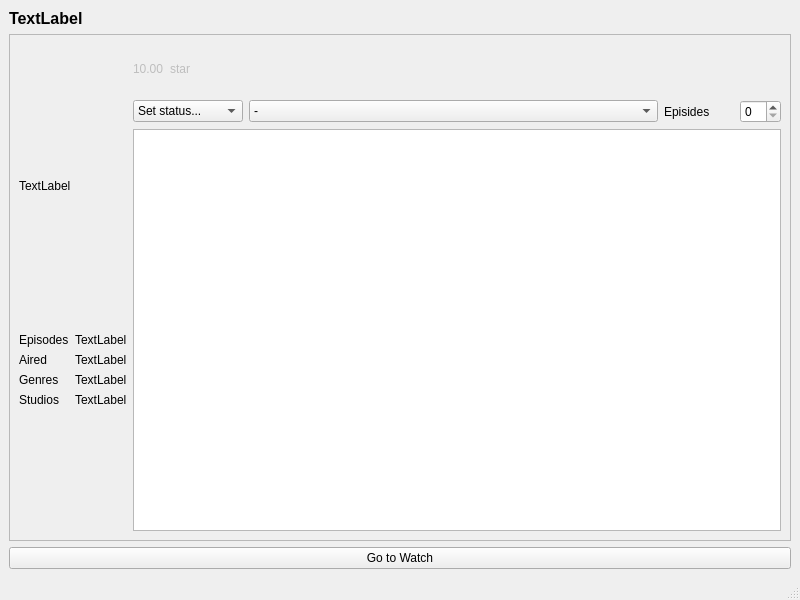
<?xml version="1.0" encoding="UTF-8"?>
<ui version="4.0">
 <class>TitleInfo</class>
 <widget class="QMainWindow" name="TitleInfo">
  <property name="geometry">
   <rect>
    <x>0</x>
    <y>0</y>
    <width>800</width>
    <height>600</height>
   </rect>
  </property>
  <property name="minimumSize">
   <size>
    <width>50</width>
    <height>0</height>
   </size>
  </property>
  <property name="windowTitle">
   <string>MainWindow</string>
  </property>
  <widget class="QWidget" name="centralwidget">
   <layout class="QGridLayout" name="gridLayout">
    <item row="1" column="0">
     <widget class="QScrollArea" name="scrollArea">
      <property name="widgetResizable">
       <bool>true</bool>
      </property>
      <widget class="QWidget" name="scrollAreaWidgetContents">
       <property name="geometry">
        <rect>
         <x>0</x>
         <y>0</y>
         <width>780</width>
         <height>480</height>
        </rect>
       </property>
       <layout class="QGridLayout" name="gridLayout_2">
        <item row="1" column="4">
         <widget class="QComboBox" name="scoreSelect">
          <property name="sizePolicy">
           <sizepolicy hsizetype="Expanding" vsizetype="Fixed">
            <horstretch>0</horstretch>
            <verstretch>0</verstretch>
           </sizepolicy>
          </property>
          <property name="minimumSize">
           <size>
            <width>300</width>
            <height>0</height>
           </size>
          </property>
          <property name="currentIndex">
           <number>0</number>
          </property>
          <item>
           <property name="text">
            <string>-</string>
           </property>
          </item>
          <item>
           <property name="text">
            <string>1</string>
           </property>
          </item>
          <item>
           <property name="text">
            <string>2</string>
           </property>
          </item>
          <item>
           <property name="text">
            <string>3</string>
           </property>
          </item>
          <item>
           <property name="text">
            <string>4</string>
           </property>
          </item>
          <item>
           <property name="text">
            <string>5</string>
           </property>
          </item>
          <item>
           <property name="text">
            <string>6</string>
           </property>
          </item>
          <item>
           <property name="text">
            <string>7</string>
           </property>
          </item>
          <item>
           <property name="text">
            <string>8</string>
           </property>
          </item>
          <item>
           <property name="text">
            <string>9</string>
           </property>
          </item>
          <item>
           <property name="text">
            <string>10</string>
           </property>
          </item>
         </widget>
        </item>
        <item row="2" column="1" rowspan="2" colspan="6">
         <widget class="QTextBrowser" name="textBrowser">
          <property name="sizePolicy">
           <sizepolicy hsizetype="Minimum" vsizetype="Preferred">
            <horstretch>0</horstretch>
            <verstretch>0</verstretch>
           </sizepolicy>
          </property>
         </widget>
        </item>
        <item row="0" column="2">
         <widget class="QLabel" name="label_3">
          <property name="enabled">
           <bool>false</bool>
          </property>
          <property name="sizePolicy">
           <sizepolicy hsizetype="Fixed" vsizetype="Fixed">
            <horstretch>0</horstretch>
            <verstretch>0</verstretch>
           </sizepolicy>
          </property>
          <property name="minimumSize">
           <size>
            <width>50</width>
            <height>50</height>
           </size>
          </property>
          <property name="sizeIncrement">
           <size>
            <width>0</width>
            <height>0</height>
           </size>
          </property>
          <property name="baseSize">
           <size>
            <width>100</width>
            <height>100</height>
           </size>
          </property>
          <property name="text">
           <string>star</string>
          </property>
         </widget>
        </item>
        <item row="3" column="0">
         <layout class="QFormLayout" name="formLayout">
          <item row="0" column="0">
           <widget class="QLabel" name="label_2">
            <property name="text">
             <string>Episodes</string>
            </property>
           </widget>
          </item>
          <item row="0" column="1">
           <widget class="QLabel" name="episodes">
            <property name="text">
             <string>TextLabel</string>
            </property>
           </widget>
          </item>
          <item row="1" column="0">
           <widget class="QLabel" name="label_4">
            <property name="text">
             <string>Aired</string>
            </property>
           </widget>
          </item>
          <item row="1" column="1">
           <widget class="QLabel" name="aired">
            <property name="text">
             <string>TextLabel</string>
            </property>
           </widget>
          </item>
          <item row="2" column="0">
           <widget class="QLabel" name="label_6">
            <property name="text">
             <string>Genres</string>
            </property>
           </widget>
          </item>
          <item row="3" column="0">
           <widget class="QLabel" name="label_7">
            <property name="text">
             <string>Studios</string>
            </property>
           </widget>
          </item>
          <item row="2" column="1">
           <widget class="QLabel" name="genres">
            <property name="text">
             <string>TextLabel</string>
            </property>
           </widget>
          </item>
          <item row="3" column="1">
           <widget class="QLabel" name="studios">
            <property name="text">
             <string>TextLabel</string>
            </property>
           </widget>
          </item>
         </layout>
        </item>
        <item row="1" column="1" colspan="3">
         <widget class="QComboBox" name="statusSelect">
          <property name="sizePolicy">
           <sizepolicy hsizetype="Fixed" vsizetype="Fixed">
            <horstretch>0</horstretch>
            <verstretch>0</verstretch>
           </sizepolicy>
          </property>
          <property name="minimumSize">
           <size>
            <width>110</width>
            <height>0</height>
           </size>
          </property>
          <property name="currentText">
           <string>Set status...</string>
          </property>
          <property name="currentIndex">
           <number>5</number>
          </property>
          <item>
           <property name="text">
            <string>Watching</string>
           </property>
          </item>
          <item>
           <property name="text">
            <string>Completed</string>
           </property>
          </item>
          <item>
           <property name="text">
            <string>On-Hold</string>
           </property>
          </item>
          <item>
           <property name="text">
            <string>Dropped</string>
           </property>
          </item>
          <item>
           <property name="text">
            <string>Plan to Watch</string>
           </property>
          </item>
          <item>
           <property name="text">
            <string>Set status...</string>
           </property>
          </item>
         </widget>
        </item>
        <item row="0" column="0" rowspan="3">
         <widget class="QLabel" name="img">
          <property name="sizePolicy">
           <sizepolicy hsizetype="Minimum" vsizetype="Preferred">
            <horstretch>0</horstretch>
            <verstretch>0</verstretch>
           </sizepolicy>
          </property>
          <property name="text">
           <string>TextLabel</string>
          </property>
         </widget>
        </item>
        <item row="1" column="6">
         <widget class="QSpinBox" name="whatchedEpisodesSet"/>
        </item>
        <item row="0" column="1">
         <widget class="QLabel" name="score">
          <property name="enabled">
           <bool>false</bool>
          </property>
          <property name="sizePolicy">
           <sizepolicy hsizetype="Fixed" vsizetype="Preferred">
            <horstretch>0</horstretch>
            <verstretch>0</verstretch>
           </sizepolicy>
          </property>
          <property name="text">
           <string>10.00</string>
          </property>
         </widget>
        </item>
        <item row="1" column="5">
         <widget class="QLabel" name="label_8">
          <property name="sizePolicy">
           <sizepolicy hsizetype="Fixed" vsizetype="Preferred">
            <horstretch>0</horstretch>
            <verstretch>0</verstretch>
           </sizepolicy>
          </property>
          <property name="minimumSize">
           <size>
            <width>70</width>
            <height>0</height>
           </size>
          </property>
          <property name="text">
           <string>Episides</string>
          </property>
         </widget>
        </item>
       </layout>
      </widget>
     </widget>
    </item>
    <item row="0" column="0">
     <widget class="QLabel" name="title">
      <property name="font">
       <font>
        <pointsize>12</pointsize>
        <bold>true</bold>
       </font>
      </property>
      <property name="text">
       <string>TextLabel</string>
      </property>
     </widget>
    </item>
    <item row="2" column="0">
     <widget class="QPushButton" name="goWatch">
      <property name="text">
       <string>Go to Watch</string>
      </property>
     </widget>
    </item>
   </layout>
  </widget>
  <widget class="QMenuBar" name="menubar">
   <property name="geometry">
    <rect>
     <x>0</x>
     <y>0</y>
     <width>800</width>
     <height>21</height>
    </rect>
   </property>
  </widget>
  <widget class="QStatusBar" name="statusbar"/>
 </widget>
 <resources/>
 <connections/>
</ui>
